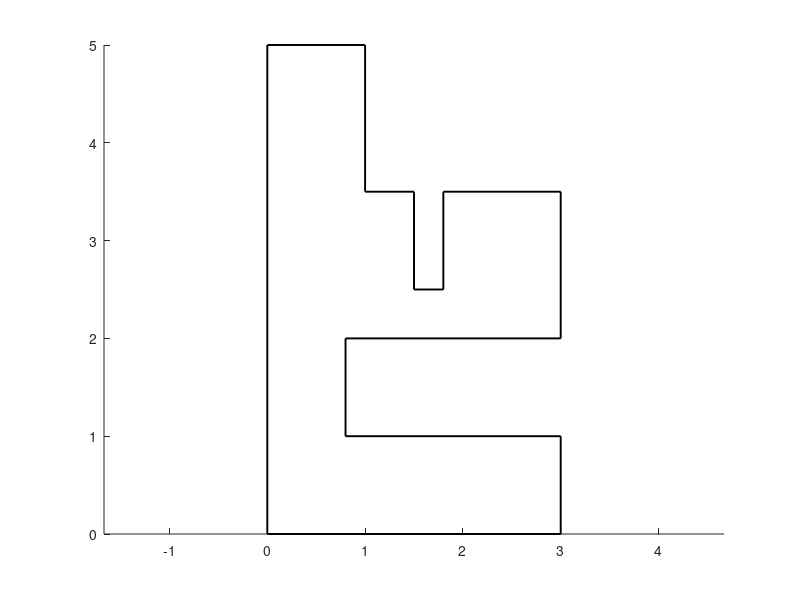

This figure's MATLAB source: (Note: this script raises an error after producing the figure.)
% %===================================================================================================================================================================================
clear all
clc
clf 
window1=23;...
window2=23;...
%radius=8;...
R=1000;...%communication radius
N=2;...%number of robots
% r=[0.6 0.55 0.5 0.4 0.35 0.45 0.55 0.48 0.45 0.33 0.5 0.65 0.40 0.38 0.42 0.38 0.58 0.47 0.35 0.45 0.5 0.5 0.3 0.6 0.65 0.45 0.34 0.35 0.55 0.4 0.6 0.3 0.5 0.6 ]*0.9;...% 20 aktines
%r=[0.6 0.35 0.5 0.35 0.4 0.45 0.48 0.55 0.33 0.45 0.65 0.5 0.40 0.38 0.42 0.38 0.58 0.47 0.35 0.45 0.5 0.5 0.3 0.6 0.65 0.45 0.34 0.35 0.55 0.4 0.6 0.3 0.5 0.6 ]*2;...% 20 aktines
r(1:N)=1
r(N)=1

figure(1) %main figure
% axis([0 window1 0 window2])
axis equal          
hold on
%----------------------- Plot non-convex area ---------------------------------




% % 
x1=[0 0 1 1   1.5  1.5  1.8 1.8       3         3         0.8   0.8 3 3 0]';         %p-H
y1=[0 5 5 3.5 3.5  2.5  2.5 3.5     3.5         2           2     1 1 0  0]';



axis on
% axis([-6 7 -1 7])
set(gcf,'color',[1,1,1])
plot(x1,y1,'k','linewidth',1.4);...
pol=[x1(:) y1(:)];    
%--------------------------------------------------------------------------
%------------Area of convex/concave area of interest-----------------------
total_area=polyarea(x1,y1);...
%--------------------------------------------------------------------------
%----------------------Initial State---------------------------------------
disp(' Place the robots with the left mouse button ')
for g=1:1:N
 [Px,Py]=ginput(1);...
 plot(Px,Py,'b+');...
 xy(:,g) = [Px;Py];...
 x=xy(1,:);...
 y=xy(2,:);...
%r(g)=radius;...
end
 


p=[x(:) y(:)];
%--------------------------------------------------------------------------
% % %---------%save initial state-------------------------
        x0=x(1:N);...
        y0=y(1:N);...
% neigh_NxN0=visible_communication_adjacency_matrix(x0,y0,x1,y1,R,r,N);...
%-----------------------------------------------------
%[r_lim,vor]=concave_area_partitioning(x,y,x1,y1,N,r);...
%[r_lim,vor]=plot_r_limited_voronoi_v4(x,y,x1,y1,N,r);...%plot initial state

%--------------------------------------------------------------------------
%================================================================First Coordination scheme===================================================================
ts=0.001;...
umax=1;...
max_step=ts*umax ;...%max step
flag=1;...%loop in non-stop way
 h=0;...%current time-step
axis([-2.5 4 0 7]) 
%[vor,r_lim]=r_visible_voronoi_diagrams_v8(x,y,x1,y1,r,N);
%  [vor,r_lim]=visibility_power_diagrams_v2(x,y,x1,y1,N,r);
%[vor,r_lim]=power_visibility_Voronoi_v3(p,pol,r);
[vor,r_lim]=visibilityVoronoi_r_v2(p,pol,r);
plot_r_visible_voronoi_diagrams_V2(r_lim,N,x,y);
% plot_r_visible_voronoi_diagrams_V3(vor,N,x,y);
while (flag>=1);
    %tic 

     for j=1:N
        I=createI(j,N);
       
        if isempty(r_lim{j,1}) %length(r_lim{j,1})<=length(vor{j,1})%
             theta=[];
        else
             [theta,F_a,F_ax,F_ay]=gradient_motion_V8(j,r_lim,x,y,x1,y1,I,r);
             %theta(j)=theta1;
             if ~isempty(theta)
             x(j)=x(j)+ts*umax*cos(theta);
             y(j)=y(j)+ts*umax*sin(theta);
             end
        end
% % %         [theta,F_a,F_ax,F_ay]=gradient_motion_V8(j,r_lim,x,y,x1,y1,I,r);
% % %         if length(theta)>0
% % %             ux(j)=F_ax;uy(j)=F_ay;
% % %         else
% % %             ux(j)=0;uy(j)=0;
% % %         end
     end
%      if j==2
%          ux(2)=1;uy(2)=0;
%      end
%      disp('gradient:')
%      toc
%      tic
% % %      X=x(1:N);Y=y(1:N);
% % %      [tsol,xysol]=ode45(@FUNCTION_integr,[h*ts (h+1)*ts],[X(:);Y(:)],[],[ux(:);uy(:)]);
% % %      for k=1:N
% % %         [in,on]=inpolygon(xysol(end,k),xysol(end,k+N),x1,y1);
% % %         if ~or(in,on)
% % %             xysol(end,k)=X(k);
% % %             xysol(end,k+N)=Y(k);
% % %         end
% % %      end
% % %     xysol=xysol(end,:); 
% % %       
% % %     x=xysol(1:N); y=xysol(N+1:end);
        
           
        
%       x(N+1)=-100000;x(N+2)=-100000;x(N+3)=100000;x(N+4)=100000;y(N+1)=-100000;y(N+2)=100000;y(N+3)=-100000;y(N+4)=100000;...
%       disp('ode:')    
%       toc
%       tic
     %[vor,r_lim]=r_visible_voronoi_diagrams_v8(x,y,x1,y1,r,N);
     
%       [vor,r_lim]=visibility_power_diagrams_v2(x,y,x1,y1,N,r);
       p=[x(:) y(:)];
      %[vor,r_lim]=power_visibility_Voronoi_v3(p,pol,r);
     [vor,r_lim]=visibilityVoronoi_r_v2(p,pol,r);
%      disp('Tessellation:')
%      toc
%      tic
     for j=1:N
        plot(x(j),y(j),'blueo','markersize',3,'markerfacecolor','blue');
     end
     pause(0.1)
     clf, hold on, axis equal,axis off, clc
     figure(1)
     hold on
     plot(x1,y1,'k','linewidth',1.4)
     plot_r_visible_voronoi_diagrams_V2(r_lim,N,x,y) ;
%      plot_r_visible_voronoi_diagrams_V3(vor,N,x,y);
     %plot(x(j),y(j),'blueo','markersize',3,'markerfacecolor','blue');
     h=h+1;  %increase current time-step 
     sensed_area= percentage_of_sensed_area_non_compact(r_lim,total_area,N);...%evaluates current percentage of sensed area
     H(h)=sensed_area;...%save
    
     %-----save nodes' positions each time step------
     for ji=1:N 
     test_x(h,ji)=x(ji);...
     test_y(h,ji)=y(ji);...
     end
     %-----------------------------------------------
%      disp('plot:')
%      toc 
    if mod(h,100)==0
    save cdc2_new.mat
    end
end

%============================================================================================================================================================

%\\\\\\\\\\\\\\\\\\\\\\\\\\\\\\\\\\\\\\\\\\\\\\\\\\\\\\\\\\\\\\\\\\\\\\\\\\\\\\\\\\\\\\\\\\\\\\\\\\\\\\\\\\\\\\\\\\\\\\\\\\\\\\\\\\\\\\\\\\\\\\\\\\\\\\\\\\\\

%=================================================================PlotFigures================================================================================

%---------------------plot trajectories--------------------
figure(2) 
% x0=test_x(1,:);y0=test_y(1,:);
 axis([0 6 -0.1 6])
axis equal          
hold on
axis on
plot(x1,y1,'black')
plot(x0,y0,'ro','markersize',2,'markerfacecolor','r')
plot(x(1:N),y(1:N),'go','markersize',3,'markerfacecolor','g')
plot(test_x,test_y,'k')
plot(x(1:N),y(1:N),'go','markersize',4.5,'markerfacecolor','g')
%-----------------------------------------------------------
%-----------------plot Area function H----------------------
figure
axis([0 2520 0 100])
box on
a=(N*pi*r(1)*r(1)/total_area)*100;...
if a>100
    a=100;...
end
% axis([0 h 0 a])
hold on
t=1:h;
plot(t,H,'y')
max_area(1:h)=100;...
plot(t,max_area,'red')
xlabel('Iterations')
ylabel('Coverage Performance(%)')

%-----------------------------------------------------------

%---------------------plot initial state--------------------
figure 
% axis([-0.1 3.1 -0.1 3.1])
axis equal          
hold on
axis off
plot(x1,y1,'k')
plot(x0,y0,'ro','markersize',1.5,'markerfacecolor','r')
 axis([0 window1 0 window2])
% x0(N+1)=-100000;...%Needed for Voronoi plotting
% x0(N+2)=-100000;...%...
% x0(N+3)=100000;...%...
% x0(N+4)=100000;...
% y0(N+1)=-100000;...
% y0(N+2)=100000;...
% y0(N+3)=-100000;...
% y0(N+4)=100000;...
%[r_lim,vor]=visible_r_limited_voronoi(x0,y0,x1,y1,r,N,neigh_NxN0,hops);...
%[r_lim,vor,vispol]=r_visible_voronoi_diagrams(x0,y0,x1,y1,N,r);...
p0=[x0(:) y0(:)];
  [vor,r_lim]=power_visibility_Voronoi_v3(p0,pol,r);
%   plot_r_visible_voronoi_diagrams_V2(r_lim,N,x,y);
  %[vor,r_lim]=visibility_power_diagrams_v2(x0,y0,x1,y1,N,r);
% plot_communication_graph_concave(x0,y0,N,neigh_NxN0)
for e1=1:N
        tx=(r_lim{e1,1});...
        ty=(r_lim{e1,2});... 
        plot(tx,ty,'red')
        tx=[];...
        ty=[];...    
end
%[r_lim,vor]=plot_r_limited_voronoi_v4(x0,y0,x1,y1,N,r);...
%-----------------------------------------------------------

%----------plot final state---------------------------------
figure 
 axis([0 window1 0 window2])
axis equal          
hold on
plot(x1,y1,'k')
plot(x,y,'ro','markersize',1.5,'markerfacecolor','r')
%[r_lim,vor]=visible_r_limited_voronoi(x,y,x1,y1,r,N,neigh_NxN,hops);...
%[r_lim,vor,vispol]=r_visible_voronoi_diagrams(x,y,x1,y1,N,r);...
% plot_communication_graph_concave(x,y,N,neigh_NxN)
%[r_lim,vor,vispol]=r_visible_voronoi_diagrams(x,y,x1,y1,N,r);...
%[vor,r_lim]=r_visible_voronoi_diagrams_v8(x,y,x1,y1,r,N);
   [vor,r_lim]=power_visibility_Voronoi_v3(p,pol,r);%[vor,r_lim]=visibility_power_diagrams_v2(x,y,x1,y1,N,r);
for e1=1:N
        tx=(r_lim{e1,1});...
        ty=(r_lim{e1,2});... 
        plot(tx,ty,'red')
        tx=[];...
        ty=[];...    
end
%-----------------------------------------------------------
%===================================================================================================================================================================================